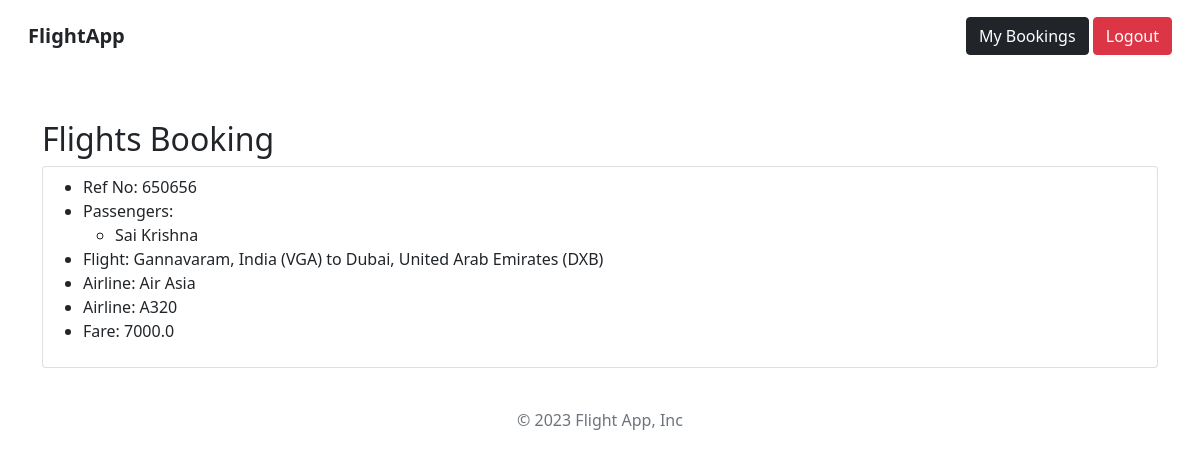
The app's page /user_bookings/ (signed in) with its own data.
### base/models.py (models this page shows, shortened)
class Ticket(models.Model):
    user = models.ForeignKey(User,on_delete=models.CASCADE, related_name="bookings", blank=True, null=True)
    ref_no = models.CharField(max_length=6, unique=True)
    passengers = models.ManyToManyField(Passenger, related_name="flight_tickets")
    flight = models.ForeignKey(Flight, on_delete=models.CASCADE, related_name="tickets", blank=True, null=True)
    flight_destination_date = models.DateField(blank=True, null=True)
    flight_arrival_date = models.DateField(blank=True, null=True)
    flight_fare = models.FloatField(blank=True,null=True)
    booking_date = models.DateTimeField(default=datetime.now)
    status = models.CharField(max_length=45, choices=TICKET_STATUS)
    def __str__(self):
        return self.ref_no

class Passenger(models.Model):
    first_name = models.CharField(max_length=64, blank=True)
    last_name = models.CharField(max_length=64, blank=True)
    gender = models.CharField(max_length=20, choices=GENDER, blank=True)

class Flight(models.Model):
    origin = models.ForeignKey(Place, on_delete=models.CASCADE, related_name="departures")
    destination = models.ForeignKey(Place, on_delete=models.CASCADE, related_name="arrivals")
    departure_time = models.TimeField(auto_now=False, auto_now_add=False)
    departure_day = models.ManyToManyField(Week, related_name="flights_of_the_day")
    duration = models.DurationField(null=True)
    arrival_time = models.TimeField(auto_now=False, auto_now_add=False)
    plane = models.CharField(max_length=24)
    airline = models.CharField(max_length=64)
    fare = models.FloatField(null=True)
    seats = models.PositiveIntegerField(null=True, default=60)
    def __str__(self):
        return f"{self.origin} to {self.destination}"

class Place(models.Model):
    city = models.CharField(max_length=64)
    airport = models.CharField(max_length=64)
    code = models.CharField(max_length=3)
    country = models.CharField(max_length=64)
    def __str__(self):
        return f"{self.city}, {self.country} ({self.code})"

### base/views.py (the view)
# urls.py: path('user_bookings/', user_bookings, name='user_bookings'),
@login_required(login_url='login')
def user_bookings(request):
    tickets = Ticket.objects.filter(user=request.user)
    print(tickets)
    return render(request, 'base/bookings.html', {'tickets': tickets})

### base/templatetags/base_extras.py (called while the page is built)
@register.filter(name='has_group')
def has_group(user, group_name):
    group = Group.objects.get(name=group_name)
    return True if group in user.groups.all() else False

### base/templates/base/bookings.html (shortened to what this page needs)
{% extends 'base.html' %}
{% load static crispy_forms_tags %}
{% load static base_extras.py %}
{% block content%}
<div class="container">
    <h2>Flights Booking</h2>
    <div>
        {% for ticket in tickets %}
        <div class="card p-2 my-2">
            <ul>
                <li>Ref No: {{ticket.ref_no}}</li>
                <li>Passengers:
                    <ul>
                        {% for passenger in ticket.passengers.all %}
                        <li>{{passenger.first_name}} {{passenger.last_name}}</li>
                        {% endfor %}
                    </ul>
                </li>
                <li>
                    Flight: {{ticket.flight}}
                </li>
                <li>
                    Airline: {{ticket.flight.airline}}
                </li>
                <li>
                    Airline: {{ticket.flight.plane}}
                </li>
                <li>Fare: {{ticket.flight_fare}}</li>
            </ul>
        </div>
        {% endfor %}
    </div>
</div>
{% endblock %}

### records on screen
Ticket: ref_no "650656", flight "Gannavaram, India (VGA) to Dubai, United Arab Emirates (DXB)", flight.airline "Air Asia", flight.plane "A320", flight_fare "7000.0"
Passenger: first_name "Sai", last_name "Krishna"
